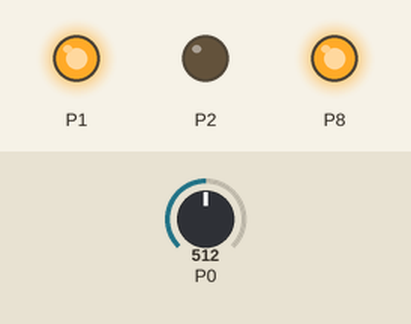
Recording of a program running on a simulated BBC micro:bit (MakeCode). Shown: output pins drawn as LEDs (lit = HIGH). The test bench sets the inputs (shaded band); at power-on: P0 = 512 (analog values on the 0–1023 scale).

Above: at 1.2 s.
1.3 s: P0 set to 592
2.8 s: P0 set to 609
At 4.0 s:
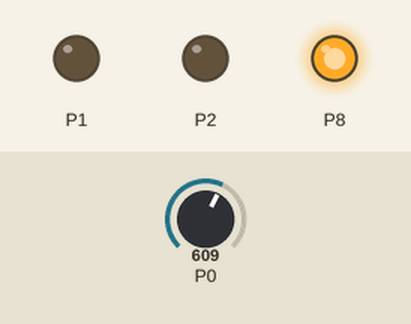
4.3 s: P0 set to 787
5.8 s: P0 set to 817
At 7.0 s:
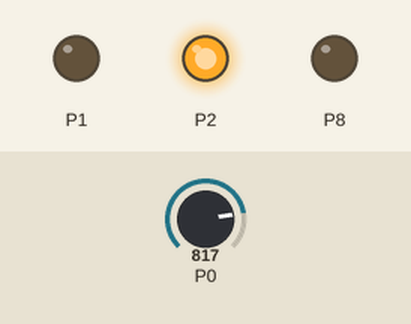
7.3 s: P0 set to 390
At 8.5 s:
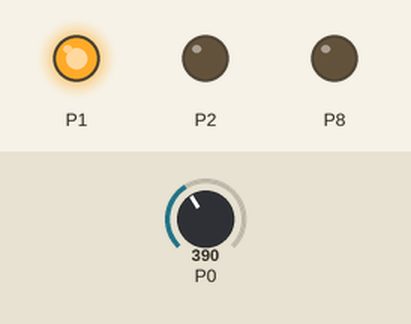
8.8 s: P0 set to 417
At 9.9 s:
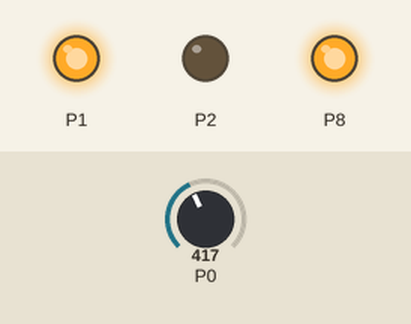
Timing chart, 0 to 11.3 s (numbered marks = the images above; inputs shaded):
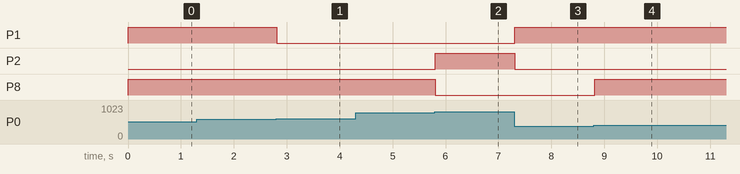

Measured:
- the behaviour switches between 599 and 600 on P0 (found by bisection; images 0 and 1)
- the behaviour switches between 799 and 800 on P0 (found by bisection; images 1 and 2)
- the behaviour switches between 399 and 400 on P0 (found by bisection; images 3 and 4)
- after the input at 1.3 s, every drawn part: stays the same
- after the input at 2.8 s, P1: HIGH → LOW at once
- after the input at 4.3 s, every drawn part: stays the same
- after the input at 5.8 s, P2: LOW → HIGH at once; P8: HIGH → LOW at once
- after the input at 7.3 s, P1: LOW → HIGH at once; P2: HIGH → LOW at once
- after the input at 8.8 s, P8: LOW → HIGH at once

The program:

main.ts
```typescript
let Intensite = 0
function Bleu () {
    pins.digitalWritePin(DigitalPin.P1, 0)
    pins.digitalWritePin(DigitalPin.P2, 0)
    pins.digitalWritePin(DigitalPin.P8, 1)
}
function Mauve () {
    pins.digitalWritePin(DigitalPin.P1, 1)
    pins.digitalWritePin(DigitalPin.P2, 0)
    pins.digitalWritePin(DigitalPin.P8, 1)
}
function Rouge () {
    pins.digitalWritePin(DigitalPin.P1, 1)
    pins.digitalWritePin(DigitalPin.P2, 0)
    pins.digitalWritePin(DigitalPin.P8, 0)
}
function Vert () {
    pins.digitalWritePin(DigitalPin.P1, 0)
    pins.digitalWritePin(DigitalPin.P2, 1)
    pins.digitalWritePin(DigitalPin.P8, 0)
}
function Blanc () {
    pins.digitalWritePin(DigitalPin.P1, 1)
    pins.digitalWritePin(DigitalPin.P2, 1)
    pins.digitalWritePin(DigitalPin.P8, 1)
}
basic.forever(function () {
    Intensite = pins.analogReadPin(AnalogPin.P0)
    if (Intensite >= 800) {
        Vert()
    } else if (Intensite < 800 && Intensite >= 600) {
        Bleu()
    } else if (Intensite < 600 && Intensite >= 400) {
        Mauve()
    } else if (Intensite < 400 && Intensite >= 200) {
        Rouge()
    } else {
        Blanc()
    }
})
```

test.ts
```typescript
// les tests vont ici ; cela ne sera pas compilé si ce paquet est utilisé en tant qu'extension.
```
